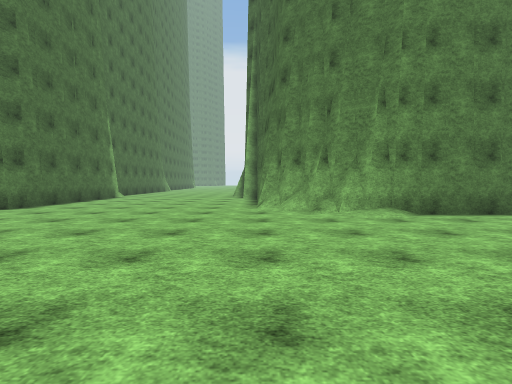
[1] (above)

18 first-person views from a walk through a 3-D level made in the Unity game engine. The camera is 1.4 m above the floor, tilts 2° down and sees 85° across. The floor is counted in squares, 2 m on a side. Each view is taken from the middle of a square. On the plan, view 1 faces up. The plan holds only what a view shows up to about 9 squares ahead; the rest is blank. The place goes on beyond the plan. The player character is not drawn. Some animated figures are not drawn. Surface patterns are stand-ins for the level's own textures.

[2]
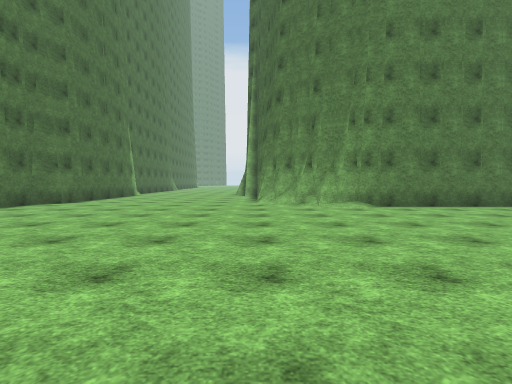

[3]
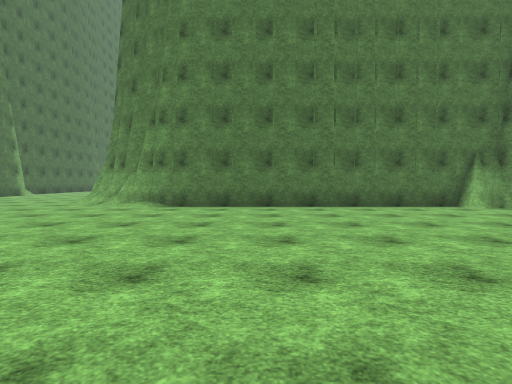

[4]
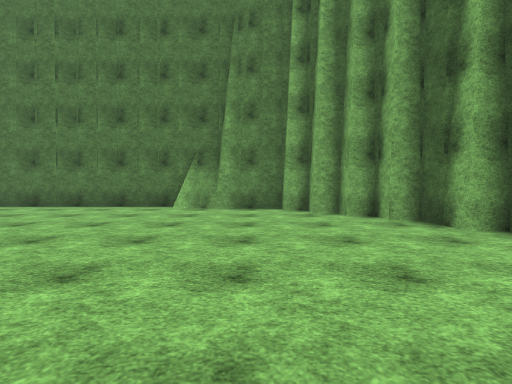

[5]
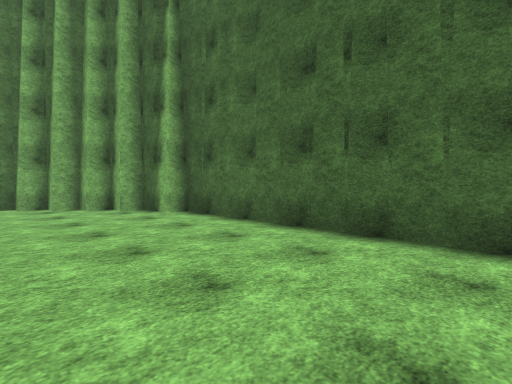

[6]
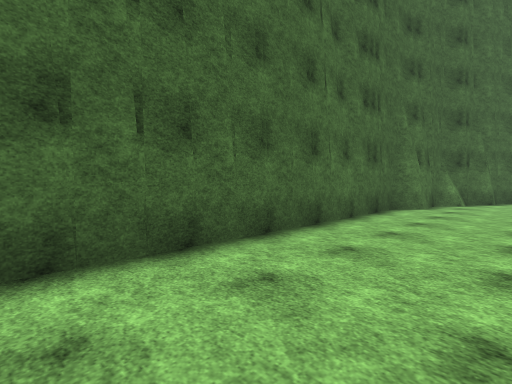

[7]
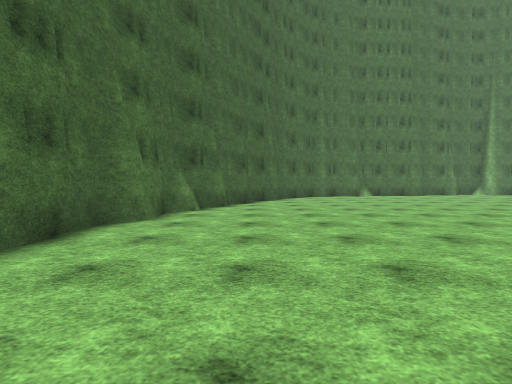

[8]
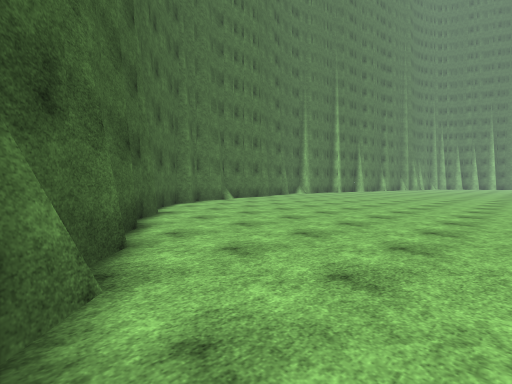

[9]
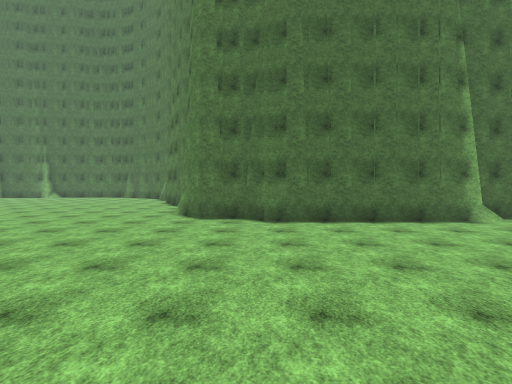

[10]
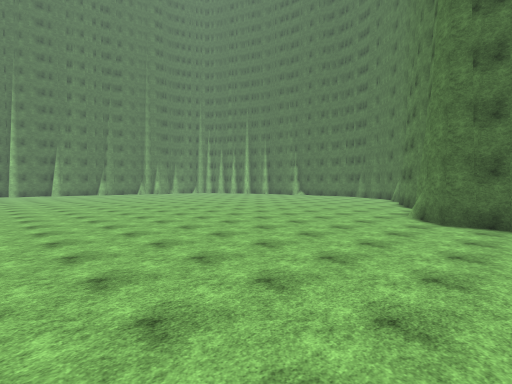

[11]
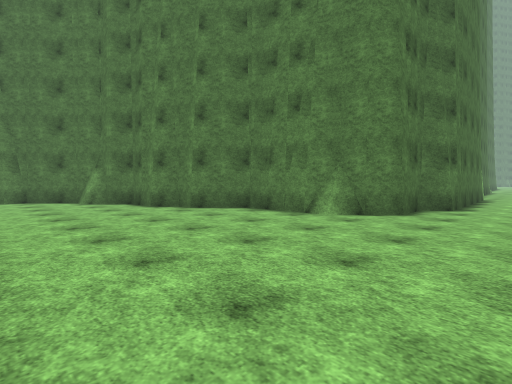

[12]
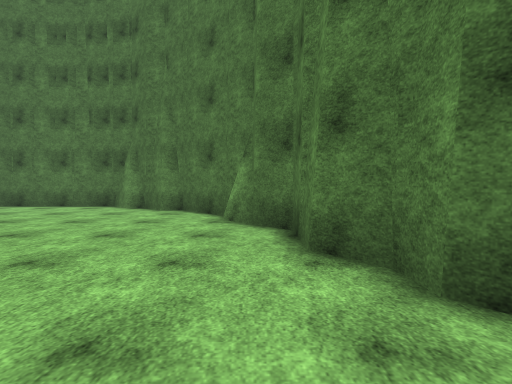

[13]
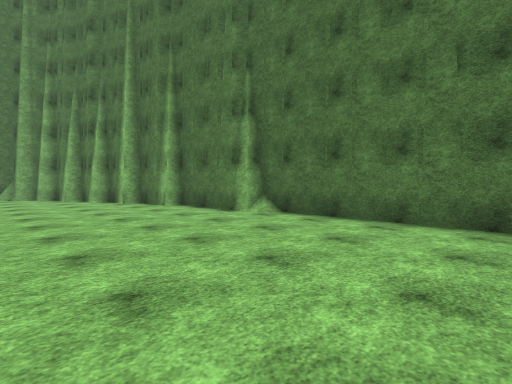

[14]
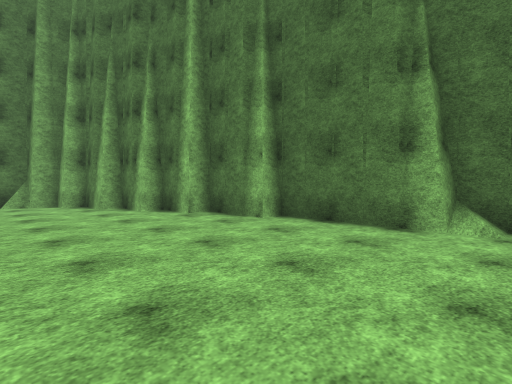

[15]
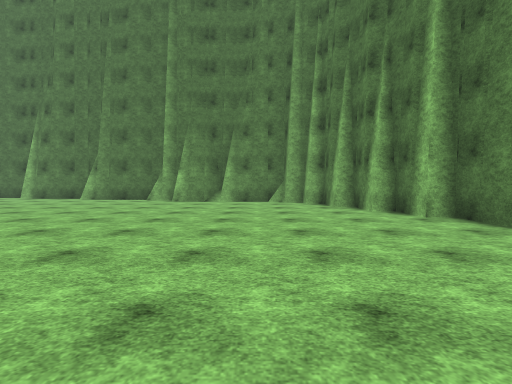

[16]
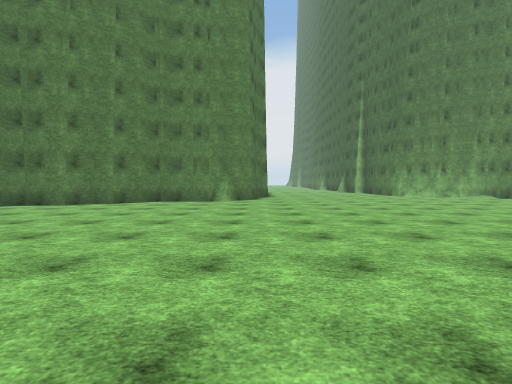

[17]
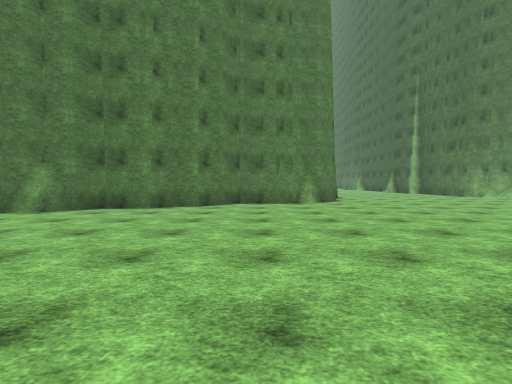

[18]
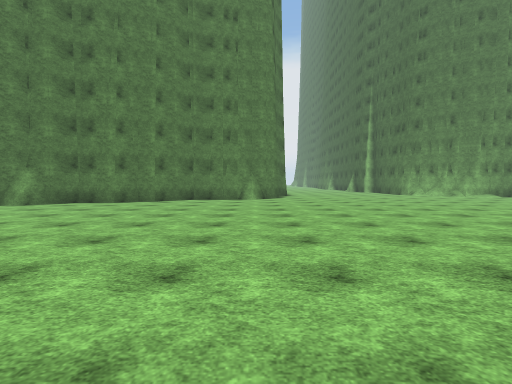

### Floor plan
Points are (right, up) in squares from view 1. A wall is a line through its corners. A room is listed if a view was taken in it or the views show most of it. See-through windows are left out.
Room 1 (views 1, 2, 3, 4, 5, 6, 7, 8, 9, 10, 11, 12, 13, 14, 15, 16, 17, 18)
walls: (2.4, 6.3) (2.1, 6.3) (1.9, 6.7); (2.3, 6.6) (1.5, 6.8); (0.8, 7.5) (0.6, 8.1); (1, 7.5) (0.9, 7.8) (0.2, 8.1); (-7.5, 4.9) (-7.9, 4.9) (-8.3, 4.5) (-8.6, 4.5); (-8.3, 4.7) (-8.8, 4.3); (-14.8, 2) (-15.3, 1.6); (12.4, 6.1) (1.8, 6.1); (12.7, 5.8) (12.3, 5.7); (13, 5.7) (12.5, 5.7); (-15.4, 1.7) (-17, 0.2) (-17, -0.4) (-17.8, -1.2) (-17.8, -1.6); (13, 6.1) (12.5, 6.1); (-6.4, 11.5) (-6.4, 7.3) (-7, 6.7) (-7, 5.5) (-8.2, 4.3) (-10.5, 4.3) (-11.7, 3.2) (-12.3, 3.2) (-12.9, 2.6) (-14, 2.6) (-15.1, 1.5) (-15.8, 1.5); (17.5, -2.1) (17.8, -0.9); (-17.6, -1) (-17.6, -1.5) (-18.2, -2.1) (-18.2, -6.9); (15.3, -13.3) (15.9, -12.7) (15.9, -12.2) (16.9, -11.2); (16.5, -11) (17, -10.4) (17, -9.3) (17.6, -8.7) (17.7, -8); (14.1, -15.1) (15.1, -14.1); (16.5, 3.2) (16.5, 3.7) (15.9, 3.7) (15.9, 4.3) (15.3, 4.3) (15.3, 4.9) (14.7, 4.9) (14.7, 5.5) (11.9, 5.5); (17, 2) (17, 3.2); (17.6, -8.7) (17.6, 2) (17, 2); (17, -10.8) (17.1, -10.3); (-18.2, -6.2) (-18.1, -6.9) (-17.6, -7) (-17.6, -9.8) (-17, -9.8) (-17, -11.6) (-16.4, -11.6) (-16.4, -12.7) (-15.8, -12.7) (-15.8, -13.9) (-15.2, -13.9) (-15.2, -15.1) (-14.7, -15.1) (-14.7, -15.5); (-17.7, -9.2) (-17.6, -9.8)
low walls: (16.5, -11.4) (16.5, -11)

Where each view was taken, in squares from view 1:
view 1: 0 up, 0 right, facing up
view 2: 2 down, 0 right, facing up
view 3: 2 down, 6 right, facing up
view 4: 2 down, 14 right, facing up
view 5: 4 down, 14 right, facing up-right
view 6: 1 down, 15 right, facing down-right
view 7: 4 down, 15 right, facing down
view 8: 9 down, 17 right, facing down-left
view 9: 7 up, 1 right, facing left
view 10: 7 up, 1 right, facing down-left
view 11: 1 down, 5 left, facing up-left
view 12: 2 up, 10 left, facing left
view 13: 2 down, 13 left, facing down-left
view 14: 6 down, 13 left, facing down-left
view 15: 6 down, 13 left, facing down
view 16: 6 down, 7 left, facing up
view 17: 5 down, 10 left, facing up
view 18: 7 down, 8 left, facing up
